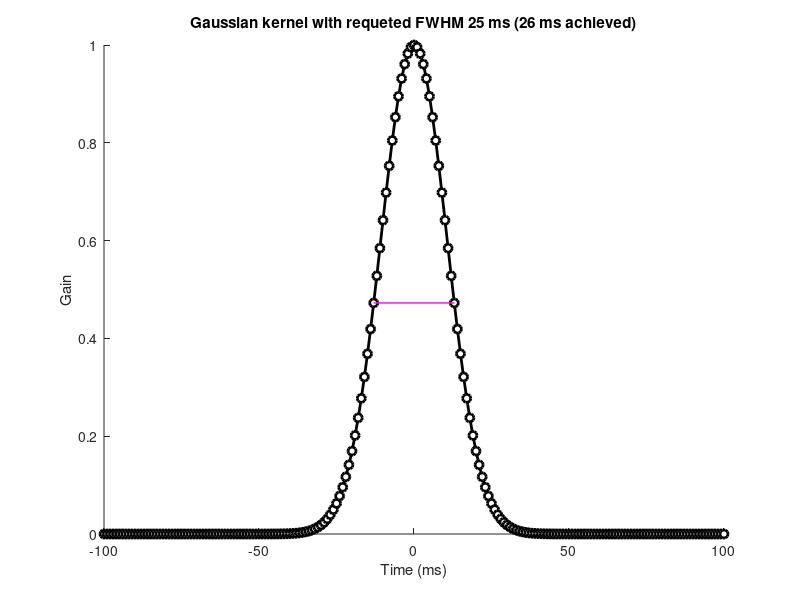
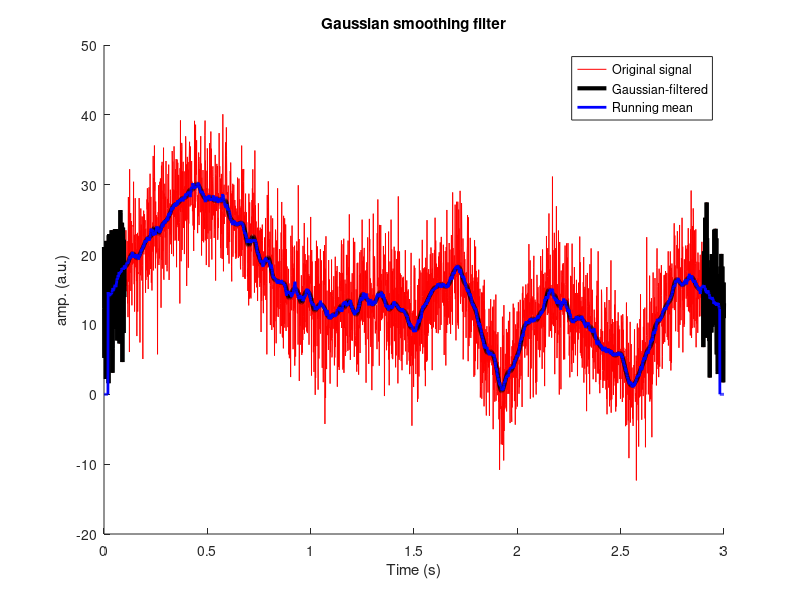

Here is the MATLAB script that generated these plots, in order:
%%
clc
clear
% close all



%%

% Create signal
srate = 1000; % Hz sample rate
time = 0:1/srate:3; % splite from 1 to 3| step = 1/srate
n = length(time); % number of sample
p = 15; % poles for random interpolation

% Noise level, measured in standard deviation
noiseamp = 5;

% amplitude modulator and noise level
ampl = interp1(rand(p,1)*30, linspace(1,p,n));
noise = noiseamp * randn(size(time));
signal = ampl + noise;

%% Create a Gaussian kernel

% Full width half-maximum: the key gaussian parameter
fwhm = 25; % = w in ms

% normalized time factor in ms
k = 100;
gtime = 1000*(-k:k)/srate; % = t

% create gaussian window
%           $g=e^{\frac{-4 \ln (2) t^2}{w^2}}$
%           g=e^((-4ln(2)t^(2))/(w^(2)))
gauswin = exp(-(4 * log(2)*gtime.^2 / fwhm^2));


% compute empirical FWHM
PrePeakHalf = k + dsearchn (gauswin(k+1:end)',.5);
PstPeakHalf = dsearchn (gauswin(1:k)',.5);
    empFWHM = gtime(PrePeakHalf)-gtime(PstPeakHalf);

% Show the gaussian 
figure(1), clf, hold on;
plot(gtime, gauswin,"ko-", "MarkerFaceColor","w", "linew", 2);
plot (gtime([PrePeakHalf PstPeakHalf]), gauswin([PrePeakHalf PstPeakHalf]), "m","linew", 1);


% then normalize Gaussian to unit energy
gauswin = gauswin / sum(gauswin);
title([ 'Gaussian kernel with requeted FWHM ' num2str(fwhm) ' ms (' num2str(empFWHM) ' ms achieved)' ])
xlabel('Time (ms)'), ylabel('Gain')

%% implement the filter
%      $y_t=\sum_{i=t-k}^{t+k} x_i g_i$
%      y_(t)=sum_(i=t-k)^(t+k)x_(i)g_(i)

% initialize filtered signal vector
filtsigG = signal;

% implement the running mean filter
for i=k+1:n-k-1
    % each point is the weighted average of k surrounding points
    
    filtsigG(i) = sum( signal(i-k:i+k).*gauswin );
end

% plot
figure(2), clf, hold on
plot(time,signal,'r')
plot(time,filtsigG,'k','linew',3)

xlabel('Time (s)'), ylabel('amp. (a.u.)')
legend({'Original signal';'Gaussian-filtered'})
title('Gaussian smoothing filter')

%% for comparison, plot mean smoothing filter

% initialize filtered signal vector
filtsigMean = zeros(size(signal));

% implement the running mean filter
k = 20; % filter window is actually k*2+1
for i=k+1:n-k-1
    % each point is the average of k surrounding points
    filtsigMean(i) = mean(signal(i-k:i+k));
end

plot(time,filtsigMean,'b','linew',2)
legend({'Original signal';'Gaussian-filtered';'Running mean'})
zoom on

%% done.
